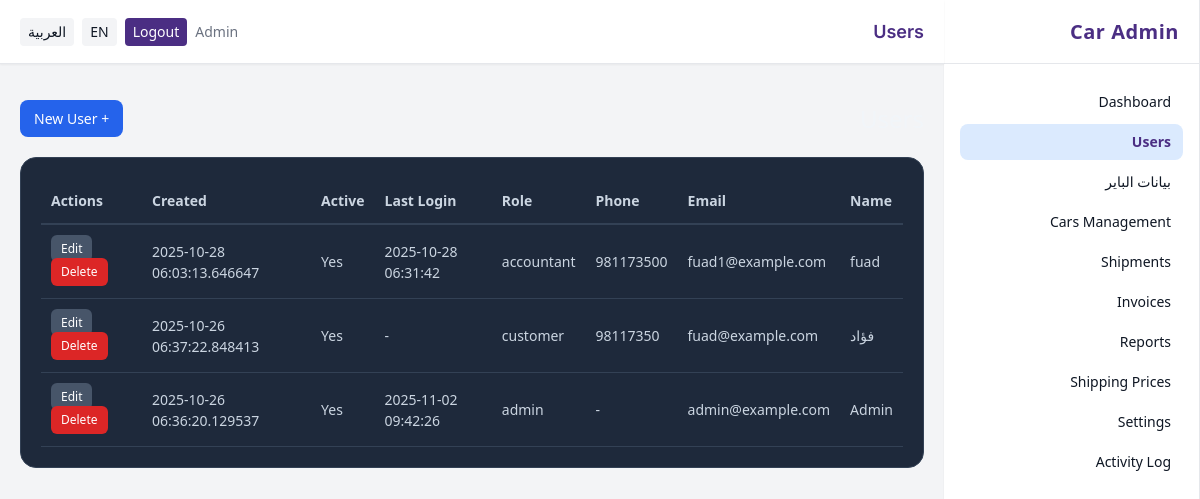
/admin/users (signed in), run on an earlier commit of the app's database.
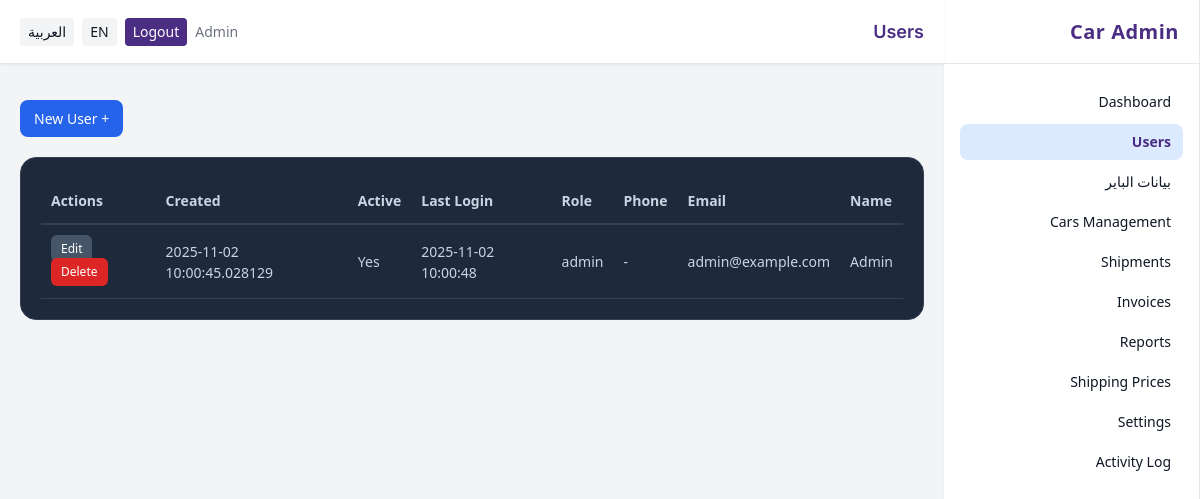
And on a later commit of the database.
### app/models.py (models this page shows, shortened)
class User(db.Model, UserMixin):
    __tablename__ = "users"
    id = db.Column(db.Integer, primary_key=True)
    name = db.Column(db.String(150))
    email = db.Column(db.String(180), unique=True, index=True)
    phone = db.Column(db.String(50))
    password_hash = db.Column(db.String(200))
    role_id = db.Column(db.Integer, db.ForeignKey("roles.id"))
    active = db.Column(db.Boolean, default=True)
    created_at = db.Column(db.DateTime, default=datetime.utcnow)
    last_login_at = db.Column(db.DateTime)
    role = db.relationship("Role")
    @property
    def is_active(self):
        return bool(self.active)

class Role(db.Model):
    __tablename__ = "roles"
    id = db.Column(db.Integer, primary_key=True)
    name = db.Column(db.String(50), unique=True, nullable=False)

### app/blueprints/admin/routes.py (the view)
@admin_bp.route("/users")
@role_required("admin")
def users_list():
    q = db.session.query(User)
    role = request.args.get("role")
    active = request.args.get("active")
    if role:
        q = q.join(Role, isouter=True).filter(Role.name == role)
    if active in ("true", "false"):
        q = q.filter(User.active.is_(active == "true"))
    users = q.order_by(User.created_at.desc()).all()
    return render_template("admin/users.html", users=users)

### app/security.py (called while the page is built)
def _canonicalize_role(role_name: str | None) -> str | None:
    if not role_name:
        return None
    name = role_name.strip().lower()
    synonyms = {
        "staff": "employee",
        "employees": "employee",
    }
    return synonyms.get(name, name)

def role_required(*allowed_roles: str) -> Callable:
    normalized_allowed = {
        r for r in (_canonicalize_role(r) for r in allowed_roles) if r is not None
    }
    def decorator(view_func: Callable) -> Callable:
        @wraps(view_func)
        @login_required
        def wrapper(*args, **kwargs):
            user_role = getattr(getattr(current_user, "role", None), "name", None)
            user_role_norm = _canonicalize_role(user_role)
            if not user_role_norm or user_role_norm not in normalized_allowed:
                abort(403)
            return view_func(*args, **kwargs)
        return wrapper
    return decorator

### app/templates/admin/users.html (shortened to what this page needs)
{% extends "base_admin.html" %}
{% block header %}{{ _('Users') }}{% endblock %}
{% block content %}
<div class="users-header">
  <h1>{{ _('Users') }}</h1>
  <a href="{{ url_for('admin.users_new') }}" class="btn-new-user">+ {{ _('New User') }}</a>
</div>
<div class="users-container">
  <table class="users-table">
    <thead>
      <tr>
        <th>{{ _('Name') }}</th>
        <th>{{ _('Email') }}</th>
        <th>{{ _('Phone') }}</th>
        <th>{{ _('Role') }}</th>
        <th>{{ _('Last Login') }}</th>
        <th>{{ _('Active') }}</th>
        <th>{{ _('Created') }}</th>
        <th>{{ _('Actions') }}</th>
      </tr>
    </thead>
    <tbody>
      {% for u in users %}
      <tr>
        <td>{{ u.name }}</td>
        <td>{{ u.email }}</td>
        <td>{{ u.phone or '-' }}</td>
        <td>{{ u.role.name if u.role else '-' }}</td>
        <td>{{ u.last_login_at or '-' }}</td>
        <td>{{ _('Yes') if u.active else _('No') }}</td>
        <td>{{ u.created_at }}</td>
        <td>
          <a href="{{ url_for('admin.users_edit', user_id=u.id) }}" class="btn-edit">{{ _('Edit') }}</a>
          <form action="{{ url_for('admin.users_delete', user_id=u.id) }}" method="post" style="display:inline" onsubmit="return confirm('{{ _('Delete user?') }}');">
            <button type="submit" class="btn-delete">{{ _('Delete') }}</button>
          </form>
        </td>
      </tr>
      {% else %}
      <tr>
        <td colspan="8" class="no-users">{{ _('No users found') }}</td>
      </tr>
      {% endfor %}
    </tbody>
  </table>
</div>
{% endblock %}

### app/templates/base_admin.html (shortened to what this page needs)
<!doctype html>
<html lang="{{ g.get('lang_code', 'ar') }}" {% if g.get('lang_code', 'ar') == 'ar' %}dir="rtl"{% endif %} class="h-full bg-background">
<head>
  <script src="https://cdn.tailwindcss.com"></script>
  <link href="https://cdnjs.cloudflare.com/ajax/libs/font-awesome/6.5.0/css/all.min.css" rel="stylesheet">
</head>
<body class="h-full text-neutral text-center">
  <div class="min-h-screen flex bg-background">
    {% if current_user.is_authenticated and current_user.role and (current_user.role.name|lower) == 'admin' %}
    <aside class="w-64 hidden md:flex flex-col bg-white border-r border-gray-200 shadow-sm">
      <div class="h-16 flex items-center px-5 border-b border-gray-200">
        <div class="text-primary text-xl font-bold tracking-wide">{{ _('Car Admin') }}</div>
      </div>
      <nav class="flex-1 px-4 py-5 space-y-1 text-sm">
        <a href="{{ url_for('admin.dashboard') }}" class="flex items-center gap-3 px-3 py-2 rounded-lg hover:bg-blue-50 {% if request.endpoint=='admin.dashboard' %}bg-blue-100 text-primary font-semibold{% endif %}">{{ _('Dashboard') }}</a>
        <a href="{{ url_for('admin.users_list') }}" class="flex items-center gap-3 px-3 py-2 rounded-lg hover:bg-blue-50 {% if request.endpoint and request.endpoint.startswith('admin.users') %}bg-blue-100 text-primary font-semibold{% endif %}">{{ _('Users') }}</a>
        <a href="{{ url_for('admin.buyers_list') }}" class="flex items-center gap-3 px-3 py-2 rounded-lg hover:bg-blue-50 ">بيانات الباير</a>
        <a href="{{ url_for('ops.dashboard') }}" class="flex items-center gap-3 px-3 py-2 rounded-lg hover:bg-blue-50">{{ _('Cars Management') }}</a>
        <a href="{{ url_for('ops.dashboard') }}" class="flex items-center gap-3 px-3 py-2 rounded-lg hover:bg-blue-50">{{ _('Shipments') }}</a>
        <a href="{{ url_for('acct.dashboard') }}" class="flex items-center gap-3 px-3 py-2 rounded-lg hover:bg-blue-50">{{ _('Invoices') }}</a>
        <a href="{{ url_for('admin.reports') }}" class="flex items-center gap-3 px-3 py-2 rounded-lg hover:bg-blue-50 ">{{ _('Reports') }}</a>
        <a href="{{ url_for('admin.shipping_prices_list') }}" class="flex items-center gap-3 px-3 py-2 rounded-lg hover:bg-blue-50 ">{{ _('Shipping Prices') }}</a>
        <a href="{{ url_for('admin.settings') }}" class="flex items-center gap-3 px-3 py-2 rounded-lg hover:bg-blue-50 {% if request.endpoint=='admin.settings' %}bg-blue-100 text-primary font-semibold{% endif %}">{{ _('Settings') }}</a>
        <a href="{{ url_for('admin.activity_log') }}" class="flex items-center gap-3 px-3 py-2 rounded-lg hover:bg-blue-50 ">{{ _('Activity Log') }}</a>
      </nav>
    </aside>
    {% endif %}
    <div class="flex-1 flex flex-col min-w-0">
      <header class="h-16 flex items-center justify-between px-5 bg-white border-b border-gray-200 shadow-sm">
        <div class="text-lg font-semibold text-primary font-heading">{% block header %}{% endblock %}</div>
        <div class="flex items-center gap-2 text-sm">
          {% if current_user.is_authenticated %}
            <span class="text-muted">{{ current_user.name }}</span>
            <a href="{{ url_for('auth.logout') }}" class="px-2 py-1 rounded bg-primary text-white hover:opacity-90 transition">{{ _('Logout') }}</a>
          {% endif %}
          <a href="{{ request.path }}?lang=en" class="px-2 py-1 rounded bg-background hover:bg-white">EN</a>
          <a href="{{ request.path }}?lang=ar" class="px-2 py-1 rounded bg-background hover:bg-white">العربية</a>
        </div>
      </header>
      <div class="px-5 pt-4">
      </div>
      <main class="p-5">
        {% block content %}{% endblock %}
      </main>
    </div>
  </div>
</body>
</html>

What changed in the data, as far as the page shows it:
removed User: name "fuad", email "fuad1@example.com", phone "981173500", role "accountant", last_login_at "2025-10-28 06:31:42", created_at "2025-10-28 06:03:13.646647"
removed User: name "فؤاد", email "fuad@example.com", phone "98117350", role "customer", last_login_at "-", created_at "2025-10-26 06:37:22.848413"
changed User "Admin": last_login_at "2025-11-02 09:42:26" → "2025-11-02 10:00:48"; created_at "2025-10-26 06:36:20.129537" → "2025-11-02 10:00:45.028129"
